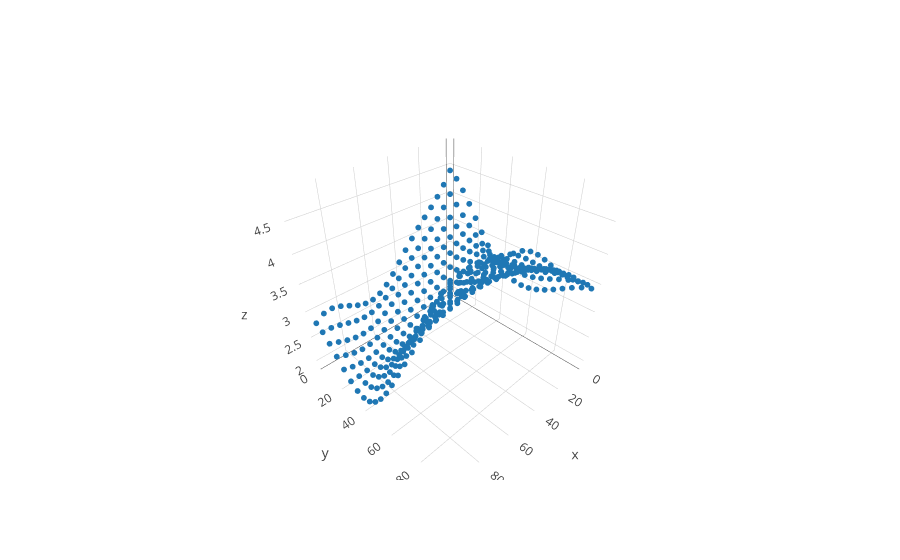
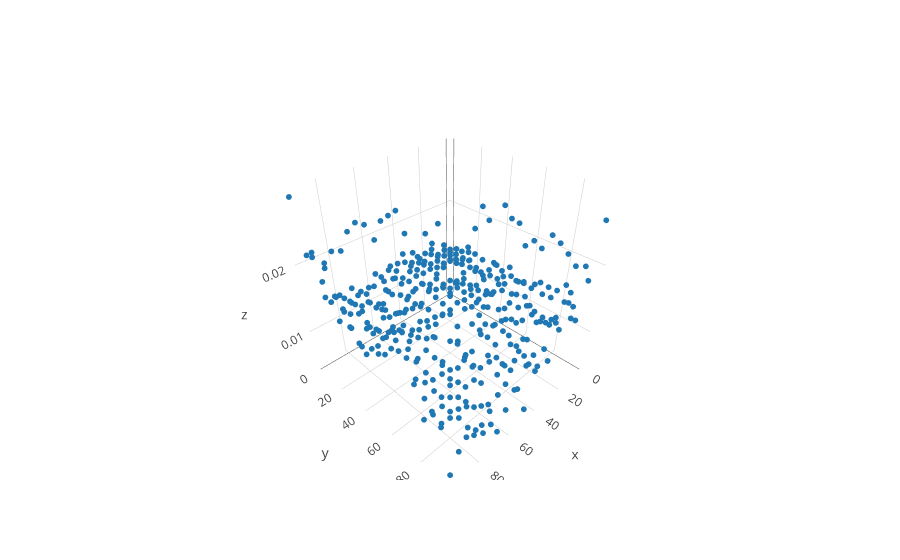

Write notebook code for charts like these, in order.
### Markdown cell above
Plotting posterior mean and variances

### Code cell
iplot([go.Scatter3d(x = X[:,0], y = X[:,1], z=inf_svi.predict(), mode = 'markers', marker=dict(size = 2,))])
iplot([go.Scatter3d(x = X[:,0], y = X[:,1], z=np.exp(inf_svi.q_S), mode = 'markers', marker=dict(size = 2,))])

### Figure 1 — Plotly figure (JSON) as saved in the notebook; plotly's stock layout.template omitted (floating-point values rounded to 4 significant figures; data arrays with more than 128 entries replaced by an {"elided": "..."} marker saying what was removed)
{"data": [{"marker": {"size": 2}, "mode": "markers", "type": "scatter3d", "x": {"elided": "400 int values"}, "y": {"elided": "400 int values"}, "z": {"elided": "400 float values"}}], "layout": {}}

### Figure 2 — Plotly figure (JSON) as saved in the notebook; plotly's stock layout.template omitted (floating-point values rounded to 4 significant figures; data arrays with more than 128 entries replaced by an {"elided": "..."} marker saying what was removed)
{"data": [{"marker": {"size": 2}, "mode": "markers", "type": "scatter3d", "x": {"elided": "400 int values"}, "y": {"elided": "400 int values"}, "z": {"elided": "400 float values"}}], "layout": {}}
